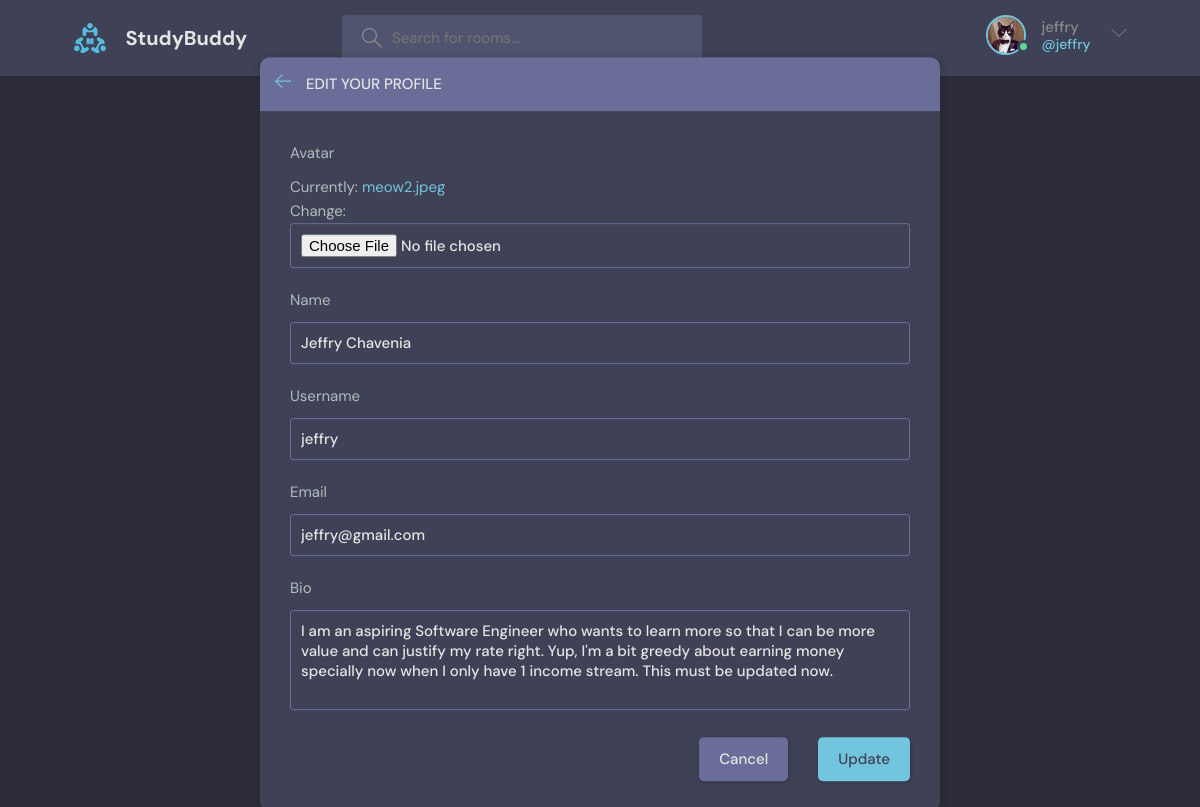
The page /update-user/ (signed in) on the database its author committed.
### base/models.py (models this page shows)
class User(AbstractUser):
    name = models.CharField(max_length=200, null=True)
    email= models.EmailField(unique=True, null=True)
    bio = models.TextField(null=True)
    avatar = models.ImageField(null=True,default="avatar.svg")
    USERNAME_FIELD = 'email'
    REQUIRED_FIELDS = []

### base/views.py (the view)
# urls.py: path("update-user/",views.updateUser, name="update-user"),
@login_required(login_url='login')
def updateUser(request):
    user = request.user
    form = UserForm(instance=user)
    if request.method == 'POST':
        form = UserForm(request.POST,request.FILES , instance=user)
        if form.is_valid():
            form.save()
            return redirect('user-profile',pk=user.id)
    context ={
        'forms':form,
    }
    return render(request,'base/update_user.html',context)

### base/forms.py
class UserForm(ModelForm):
    class Meta:
        model = User
        fields = ['avatar','name','username','email','bio']

### base/templates/base/update_user.html (shortened to what this page needs)
{% extends 'main.html' %}
{% block MAIN_CONTENT %}
    <main class="update-account layout">
        <div class="container">
            <div class="layout__box">
                <div class="layout__boxHeader">
                    <div class="layout__boxTitle">
                        <a href="{% url 'home' %}">
                            <svg version="1.1" xmlns="http://www.w3.org/2000/svg" width="32" height="32"
                                viewBox="0 0 32 32">
                                <title>arrow-left</title>
                                <path
                                    d="M13.723 2.286l-13.723 13.714 13.719 13.714 1.616-1.611-10.96-10.96h27.625v-2.286h-27.625l10.965-10.965-1.616-1.607z">
                                </path>
                            </svg>
                        </a>
                        <h3>Edit your profile</h3>
                    </div>
                </div>
                <div class="layout__body">
                    <form class="form" action="" method="POST" enctype="multipart/form-data">
                        {% for field in forms %}
                        <div class="form__group">
                          <label for="profile_pic">{{field.label}}</label>
                          {{field}}
                        </div>
                        {% endfor %}
                        <div class="form__action">
                            <a class="btn btn--dark" href="{% url 'user-profile' request.user.id %}">Cancel</a>
                            <button class="btn btn--main" type="submit">Update</button>
                        </div>
                    </form>
                </div>
            </div>
        </div>
    </main>
{% endblock MAIN_CONTENT %}

### templates/navbar.html (shortened to what this page needs)
{% load static %}
<header class="header header--loggedIn">
    <div class="container">
      <a href="{% url 'home' %}" class="header__logo">
        <img src="{% static 'media/logo.svg' %}" />
        <h1>StudyBuddy</h1>
      </a>
      <form class="header__search" method="get" action="{% url 'home' %}">
        <label>
          <input type="text" name="q" placeholder="Search for rooms...">
        </label>
      </form>
      <nav class="header__menu">
        {% if request.user.is_authenticated %}
        <div class="header__user">
            <a href="{% url 'update-user' %}">
              <div class="avatar avatar--medium active">
                <img src="{{request.user.avatar.url}}" />
              </div>
              <p>{{request.user.username}}<span>@{{request.user.username}}</span></p>
            </a>
            <button class="dropdown-button">
              <svg version="1.1" xmlns="http://www.w3.org/2000/svg" width="32" height="32" viewBox="0 0 32 32">
                <title>chevron-down</title>
                <path d="M16 21l-13-13h-3l16 16 16-16h-3l-13 13z"></path>
              </svg>
            </button>
          </div>
        {% else %}
          <a href="{% url 'login' %}">
            <img src="{% static 'media/avatar.svg' %}" />
            <p>Login</p>
          </a>
        {% endif %}
      </nav>
    </div>
  </header>

### rows shown on the page
User: user.avatar (picture), user.username "jeffry", forms "Jeffry Chavenia" "jeffry" "jeffry@gmail.com" "I am an aspiring Software Engineer who wants to learn more so that I can be more value and can justify my rate right. Yup, I'm a bit greedy about earning money specially now when I only have 1 income stream. This must be updated now."

### other values the page prints
{{ field.label }} "Avatar" "Name" "Username" "Email" "Bio"
